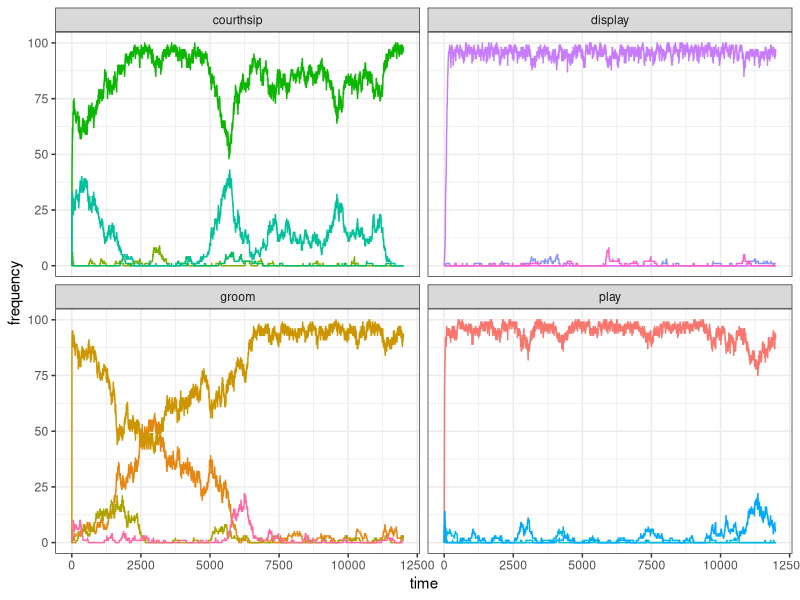

This chart was generated by the following R code: (Note: a time limit stopped this script after it produced the figure.)
library(tidyverse)

set_oranzees_environment <- function() {
  list_pop <- c("Uossob", "Iat Forest", "Ebmog", "Elaham", "Elabik", "Ognodub")
  output <- tibble(
    population = rep(list_pop, each = 38),
    behaviour = as.factor(rep(1:38, 6)),
    type = rep(c(rep("social", 16), rep("food-related", 22)), 6),
    category = rep(c(
      rep("play", 4), rep("display", 4), rep("groom", 4), rep("courthsip", 4),
      "A", "A", "A", "A", "B", "B", "B", "B", "C", "C", "C", "D", "D", "D", "E", "E", "F", "F", "G", "H", "I", "J"
    ), 6),
    nutrient = rep(c(rep(NA, 16), "Y", "Y", "Y", "Y", "Z", "Z", "Z", "Z", "Y", "Y", "Y", "Z", "Z", "Z", "Y", "Y", "Z", "Z", "Y", "Z", "Y", "Z"), 6),
    p_g = rep(NA, 38 * 6),
    p_e = rep(NA, 38 * 6)
  )
  
  env_or_x <- c(220, 230, 700, 705, 710, 750)
  env_or_y <- c(660, 610, 450, 430, 510, 550)
  
  # genetic predispositions:
  x_g <- sample(1:1000, 38)
  y_g <- sample(1:1000, 38)
  
  # ecological availability:
  x_e <- sample(1:1000, 38)
  y_e <- sample(1:1000, 38)
  
  for (i in 1:6) {
    for (behav in 1:38) {
      output[output$population == list_pop[i] & output$behaviour == behav, ]$p_g <- 1 - sqrt((x_g[behav] - env_or_x[i])^2 + (y_g[behav] - env_or_y[i])^2) / 1000
      
      if (behav > 16) { # only for food-related behaviours:
        output[output$population == list_pop[i] & output$behaviour == behav, ]$p_e <- 1 - sqrt((x_e[behav] - env_or_x[i])^2 + (y_e[behav] - env_or_y[i])^2) / 500
      }
    }
  }
  
  # replace negative values with 0s:
  if (dim(output[output$p_g < 0, ])[1] > 0) {
    output[output$p_g < 0, ]$p_g <- 0
  }
  if (dim(output[output$p_e < 0 & !is.na(output$p_e), ])[1] > 0) {
    output[output$p_e < 0 & !is.na(output$p_e), ]$p_e <- 0
  }
  
  # return the tibble:
  output
}

##
##
##
##
# TEST FOR ONE RUN:

test_oranzees1 <- function(t_max){

  oranzees_environment <- set_oranzees_environment()
  test_environment <- oranzees_environment %>%
    filter(population == 'Uossob')
  
  N <- 100
  
  pop <- matrix(c(rep(0, 38 * N), sample(1:300, N, replace = TRUE)), nrow = N, byrow = FALSE)
  
  output <- matrix( nrow = t_max, ncol = 16)
  
  for (t in 1:t_max) {
    
    output[t, ] <- colSums(pop[, 1:16])
    # demographic bit:
    pop[, 39] <- pop[, 39] + 1
    pop[pop[, 39] >= 720, ] <- 0
    old <- which(pop[, 39] > 300)
    dead <- sample(c(TRUE, FALSE), length(old), prob = c(.01, .99), replace = TRUE)
    pop[old[dead], ] <- 0
    # innovation bit:
    for(i in 1:N){
      state <- ((sum(pop[i, 1:4]) >= 1) + (sum(pop[i, 5:8]) >= 1) + (sum(pop[i, 9:12]) >= 1) + (sum(pop[i, 13:16]) >= 1)) / 4
      p_state <- rnorm(1, mean = 1 - state, sd = 0.05)
      if(runif(1) < p_state){
        p_peering <- rnorm(16, mean = colSums(pop[, 1:16]))
        p_peering[p_peering < 0] = 0
        innovation_i <- sample(1:16, 1, prob = p_peering)
        if( runif(1) < test_environment$p_g[innovation_i]){
          if(innovation_i <= 4){
            pop[i, 1:4] = 0
            pop[i, innovation_i] = 1
          } else if(innovation_i > 4 & innovation_i <= 8){
            pop[i, 5:8] = 0
            pop[i, innovation_i] = 1
          } else if(innovation_i > 8 & innovation_i <= 12){
            pop[i, 9:12] = 0
            pop[i, innovation_i] = 1
          } else{
            pop[i, 13:16] = 0
            pop[i, innovation_i] = 1
          }
        }
      }
    }
  }
  output
}

t_max = 12000
my_test <- test_oranzees1(t_max)
# matplot(my_test[,1:4], type = "l")

# PLOT

my_test <- gather(as_tibble(my_test), 1:16, key = "behaviour", value = "frequency")
data_to_plot = tibble(behaviour = my_test$behaviour, 
                      frequency = my_test$frequency, 
                      time = rep(1:t_max ,16), 
                      category = c(rep("play", t_max*4), rep("display", t_max*4), rep("groom", t_max*4), rep("courthsip", t_max*4)))

ggplot(data = data_to_plot) +
  geom_line(aes(x = time, y = frequency, color = behaviour)) +
  facet_wrap(~category) +
  theme_bw() +
  theme(legend.position = "none")

##
##
##
##
# TEST FOR MULTIPLE RUNS:
  
test_oranzees2 <- function(t_max){
  
  N <- 100
  pop <- matrix(c(rep(0, 38 * N), sample(1:300, N, replace = TRUE)), nrow = N, byrow = FALSE)
  
  for (t in 1:t_max) {
    
    # demographic bit:
    pop[, 39] <- pop[, 39] + 1
    pop[pop[, 39] >= 720, ] <- 0
    old <- which(pop[, 39] > 300)
    dead <- sample(c(TRUE, FALSE), length(old), prob = c(.01, .99), replace = TRUE)
    pop[old[dead], ] <- 0
    # innovation bit:
    for(i in 1:N){
      state <- ((sum(pop[i, 1:4]) >= 1) + (sum(pop[i, 5:8]) >= 1) + (sum(pop[i, 9:12]) >= 1) + (sum(pop[i, 13:16]) >= 1)) / 4
      p_state <- rnorm(1, mean = 1 - state, sd = 0.05)
      if(runif(1) < p_state){
        p_peering <- rnorm(16, mean = colSums(pop[, 1:16]))
        p_peering[p_peering < 0] = 0
        innovation_i <- sample(1:16, 1, prob = p_peering)
        if( runif(1) < test_environment$p_g[innovation_i]){
          if(innovation_i <= 4){
            pop[i, 1:4] = 0
            pop[i, innovation_i] = 1
          } else if(innovation_i > 4 & innovation_i <= 8){
            pop[i, 5:8] = 0
            pop[i, innovation_i] = 1
          } else if(innovation_i > 8 & innovation_i <= 12){
            pop[i, 9:12] = 0
            pop[i, innovation_i] = 1
          } else{
            pop[i, 13:16] = 0
            pop[i, innovation_i] = 1
          }
        }
      }
    }
  }
  output <- colSums(pop[, 1:16])
}


oranzees_environment <- set_oranzees_environment()
test_environment <- oranzees_environment %>%
  filter(population == 'Uossob')

n_run <- 10
t_max <- 12000
gene_test1 <- matrix(nrow = n_run, ncol = 16)
for(run in 1:n_run){
  gene_test1[run,] <- test_oranzees2(t_max)
}

write(t(gene_test1), file = "output/gene_test1.csv", ncolumns = 16)
write(test_environment$p_g[1:16], file = "output/gene_test1_p_g.csv", ncolumns = 1)
